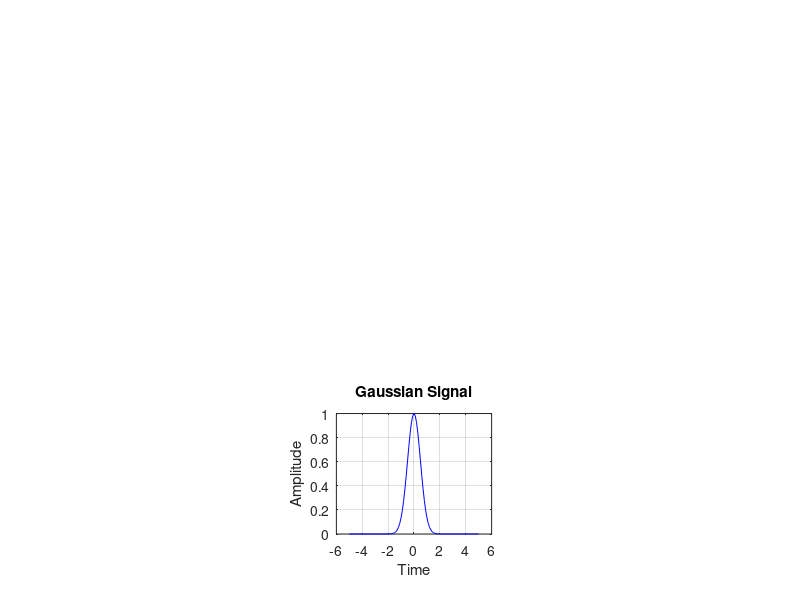

The MATLAB script that drew this image:
% GAUSSIAN SIGNAL (=e^-at^2)
t=-5:0.1:5;
a=2;
x=exp(-a*t.^2);
subplot(3,3,8);
plot(t,x,'b');
xlabel('Time');
ylabel('Amplitude');
title('Gaussian Signal');
grid on;
